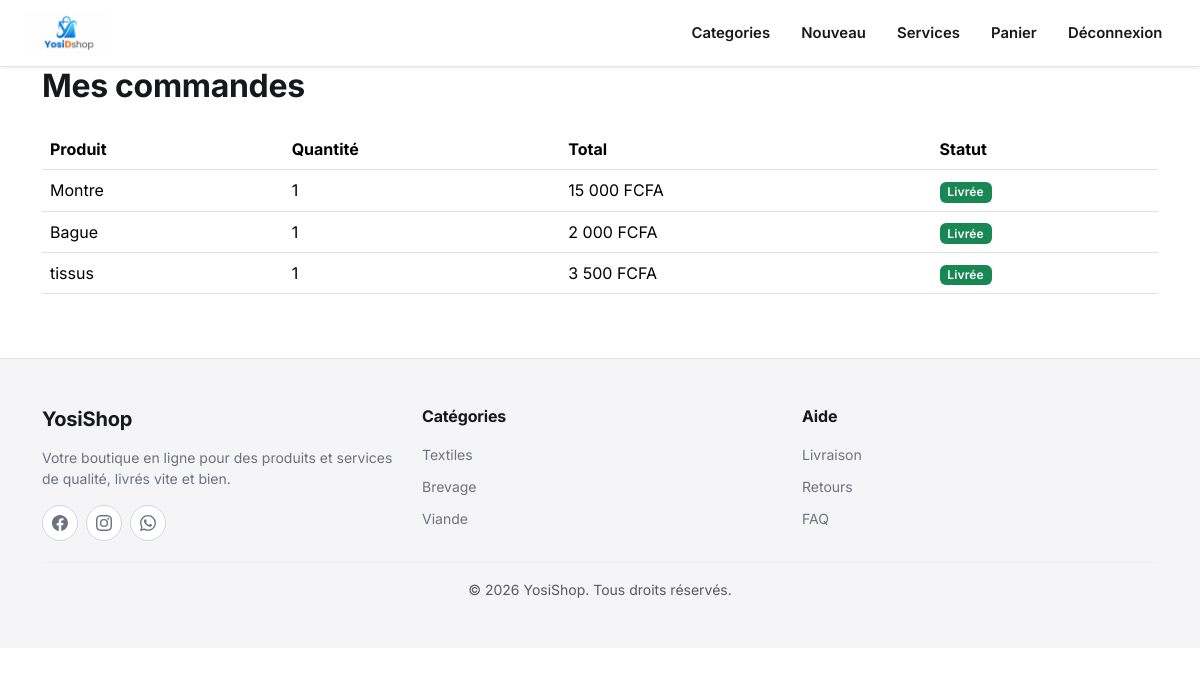
Page /order/index.php (signed in) on the committed database.
### tables this page shows
CREATE TABLE IF NOT EXISTS `orders` (
  `oId` int NOT NULL AUTO_INCREMENT,
  `proId` int DEFAULT NULL,
  `servId` int DEFAULT NULL,
  `cId` int NOT NULL,
  `status` enum('en_attente','en_cours','annulee','livee','expediee') NOT NULL DEFAULT 'en_attente',
  `quantity` int NOT NULL,
  `note` text,
  `usId` int NOT NULL,
  PRIMARY KEY (`oId`),
  KEY `proId` (`proId`),
  KEY `cId` (`cId`),
  KEY `fk_users_usId` (`usId`)
);

CREATE TABLE IF NOT EXISTS `category` (
  `catId` int NOT NULL AUTO_INCREMENT,
  `name` varchar(255) NOT NULL,
  `description` text,
  `catImage` varchar(255) NOT NULL,
  PRIMARY KEY (`catId`)
);

### order/controller.php (called while the page is built, shortened)
<?php
function getCommandesByUser(int $userId, PDO $pdo)
{
    $req = "SELECT orders.oId, orders.quantity, orders.status,
                   COALESCE(product.proId, service.servId) AS proId,
                   COALESCE(product.proName, service.servName) AS proName,
                   COALESCE(product.price, service.priceHours) AS price
            FROM orders
            LEFT JOIN product ON orders.proId = product.proId
            LEFT JOIN service ON orders.servId = service.servId
            WHERE orders.usId = :usId
            ORDER BY orders.oId DESC";
    $stmt = $pdo->prepare($req);
    $stmt->execute([':usId' => $userId]);
    return $stmt->fetchAll(PDO::FETCH_ASSOC);
}

### categories/controller.php (called while the page is built, shortened)
<?PHP
function getAll(PDO $pdo)
{
    $req = "SELECT * FROM category";
    $stmt = $pdo->prepare($req);
    $stmt->execute();
    $res = $stmt->fetchAll();
    return $res;
}
?>

### order/index.php (the view, shortened to what this page needs)
<?php
require_once(__DIR__ . "/controller.php");
require_once(__DIR__ . "/../config/db.php");
$commandes = getCommandesByUser($_SESSION['user']['usId'], $pdo);
$libelles = [
    'en_attente' => ['label' => 'En attente', 'classe' => 'secondary'],
    'en_cours' => ['label' => 'En cours', 'classe' => 'info'],
    'expediee' => ['label' => 'Expédiée', 'classe' => 'primary'],
    'livee' => ['label' => 'Livrée', 'classe' => 'success'],
    'annulee' => ['label' => 'Annulée', 'classe' => 'danger'],
];
?>
<!DOCTYPE html>
<html lang="fr">
<head>
    <link rel="stylesheet" href="../assets/css/bootstrap.css">
    <link rel="stylesheet" href="../assets/css/style.css?v=<?php echo filemtime(__DIR__ . '/../assets/css/style.css'); ?>">
</head>
<body class="client">
    <?php include(__DIR__ . "/../includes/header.php"); ?>
    <div class="container my-5 below-header">
        <h2 class="mb-4">Mes commandes</h2>
        <?php if (empty($commandes)): ?>
            <p class="text-muted">Vous n'avez pas encore passé de commande.</p>
            <a href="../products/index.php" class="btn btn-warning">Voir les produits</a>
        <?php else: ?>
            <div class="table-responsive">
                <table class="table align-middle">
                    <thead>
                        <tr>
                            <th>Produit</th>
                            <th>Quantité</th>
                            <th>Total</th>
                            <th>Statut</th>
                        </tr>
                    </thead>
                    <tbody>
                        <?php foreach ($commandes as $commande): ?>
                            <?php $statutInfo = $libelles[$commande['status']] ?? ['label' => $commande['status'], 'classe' => 'secondary']; ?>
                            <tr>
                                <td><?= htmlspecialchars($commande['proName']) ?></td>
                                <td><?= $commande['quantity'] ?></td>
                                <td><?= number_format($commande['price'] * $commande['quantity'], 0, ',', ' ') ?> FCFA</td>
                                <td>
                                    <span class="badge bg-<?= $statutInfo['classe'] ?>"><?= $statutInfo['label'] ?></span>
                                </td>
                            </tr>
                        <?php endforeach; ?>
                    </tbody>
                </table>
            </div>
        <?php endif; ?>
    </div>
    <?php include(__DIR__ . "/../includes/footer.php"); ?>
</body>
</html>

### includes/footer.php (shortened to what this page needs)
<?php
require_once(__DIR__ . "/../categories/controller.php");
$categories = getAll($pdo);
?>
<footer class="site-footer mt-5 py-5">
    <div class="container">
        <div class="row g-4">
            <div class="col-12 col-md-4">
                <h6 class="fw-bold mb-3 fs-5">YosiShop</h6>
                <p class="small mb-3">
                    Votre boutique en ligne pour des produits et services de qualité, livrés vite et bien.
                </p>
                <div class="d-flex gap-2">
                    <a href="#" class="footer-social" aria-label="Facebook">
                    </a>
                    <a href="#" class="footer-social" aria-label="Instagram">
                    </a>
                    <a href="#" class="footer-social" aria-label="WhatsApp">
                    </a>
                </div>
            </div>
            <div class="col-6 col-md-4">
                <h6 class="fw-bold mb-3">Catégories</h6>
                <ul class="list-unstyled">
                    <?php foreach (array_slice($categories, 0, 3) as $cat): ?>
                        <li class="mb-2">
                            <a href="./categories/produits.php?catId=<?php echo $cat['catId']; ?>"
                               class="text-decoration-none small">
                                <?php echo htmlspecialchars($cat['name']); ?>
                            </a>
                        </li>
                    <?php endforeach; ?>
                </ul>
            </div>
            <div class="col-6 col-md-4">
                <h6 class="fw-bold mb-3">Aide</h6>
                <ul class="list-unstyled">
                    <li class="mb-2"><a href="#" class="text-decoration-none small">Livraison</a></li>
                    <li class="mb-2"><a href="#" class="text-decoration-none small">Retours</a></li>
                    <li class="mb-2"><a href="#" class="text-decoration-none small">FAQ</a></li>
                </ul>
            </div>
        </div>
        <hr>
        <p class="text-center small mb-0 text-muted">&copy; <?php echo date('Y'); ?> YosiShop. Tous droits réservés.</p>
    </div>
</footer>

### assets/css/style.css (style rules this page uses)
* { margin: 0; padding: 0; box-sizing: border-box; }
:root { --bg: #ffffff; --bg-muted: #f5f5f7; --ink: #16181c; --muted: #6b7280; --border: #e4e4e7; --border-strong: #d1d5db; --accent: #e8590c; --accent-dark: #c24a09; --accent-light: #ff8f33; --accent-soft: #fdece2; --ok: #1a7f37; --ok-soft: #e6f4ea; --radius-sm: 4px; --radius-md: 8px; --radius-lg: 10px; --shadow-soft: 0 1px 3px rgba(20, 20, 20, .08); --shadow-hover: 0 6px 18px rgba(20, 20, 20, .14); --font-display: 'Inter', system-ui, sans-serif; }
html { scroll-behavior: smooth; }
body { font-family: 'Inter', system-ui, sans-serif; color: var(--ink); background-color: var(--bg); -webkit-font-smoothing: antialiased; }
h1, h2, h3, h4, h5, h6, .navbar-brand, .card-title { font-family: 'Inter', sans-serif; font-weight: 700; letter-spacing: -.01em; color: var(--ink); }
.below-header { margin-top: var(--header-height, 90px) !important; }
.site-footer { background: var(--bg-muted); color: var(--muted); border-top: 1px solid var(--border); position: relative; }
.site-footer h6 { color: var(--ink); font-weight: 700; }
.site-footer a { color: var(--muted) !important; transition: color .15s ease; }
.site-footer hr { border-color: var(--border); }
.footer-social { width: 36px; height: 36px; border-radius: 50%; display: inline-flex; align-items: center; justify-content: center; border: 1px solid var(--border-strong); background: #fff; color: var(--ink) !important; transition: all .15s ease; }
.badge { font-weight: 600; letter-spacing: .01em; }

### rows in the picture
orders: proName "Montre", quantity "1", quantity "15 000", status "Livrée"
orders: proName "Bague", quantity "1", quantity "2 000", status "Livrée"
orders: proName "tissus", quantity "1", quantity "3 500", status "Livrée"
category: name "Textiles"
category: name "Brevage"
category: name "Viande"
